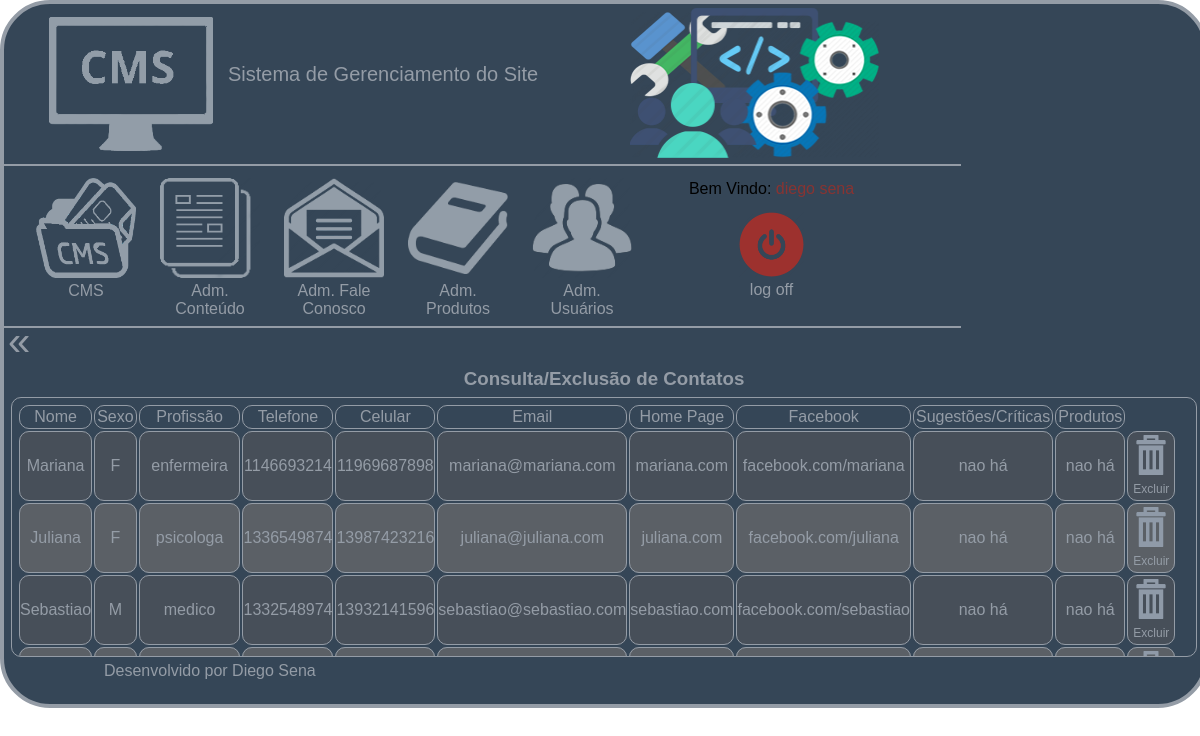
Screenshot of /admContato.php (signed in) with the database file from the repository.
### tables this page shows
CREATE TABLE `contato` (
  `cod_contato` int(11) NOT NULL AUTO_INCREMENT,
  `nome` varchar(60) NOT NULL,
  `sexo` varchar(2) NOT NULL,
  `profissao` varchar(60) NOT NULL,
  `telefone` varchar(12) NOT NULL,
  `celular` varchar(13) NOT NULL,
  `email` varchar(60) NOT NULL,
  `home` varchar(60) DEFAULT NULL,
  `face` varchar(60) DEFAULT NULL,
  `sugestoes` text,
  `informacoes` text,
  PRIMARY KEY (`cod_contato`)
);

### admContato.php (the view, shortened to what this page needs)
<?php include("conexao.php")?>
<!doctype html>
<html lang="pt-br">
	<head>
		<link rel="stylesheet" type="text/css" href="css/cssCms.css"/>
    </head>
	<body>
    	<div class="principalAdmContato">
			<?php include ("header.php")?>
			<div class="conteudo-cms-adm-contato">
				<div class="voltar">
					<a href="cms.php"> &laquo; </a>
				</div>
				<div class="clear"> </div>
				<h3> Consulta/Exclusão de Contatos </h3>
				<div class="conteudo-adm-contato">
					<table class="tbl-visualizacao-contato">
						<tr class="tr-visualizacao">
							<td>Nome</td>
							<td>Sexo</td>
							<td>Profissão</td>
							<td>Telefone</td>
							<td>Celular</td>
							<td>Email</td>
							<td>Home Page</td>
							<td>Facebook</td>
							<td>Sugestões/Críticas</td>
							<td>Produtos</td>
						</tr>
						<?php
							$sql="select * from contato order by cod_contato desc";
							$select = mysqli_query($conexao, $sql);
							$contador="";
							while($rs = mysqli_fetch_array($select))
							{
								if($contador %2==0) $cor="#474F59";
								else $cor="#5B6066";
						?>
								<tr class="tr-dois-" bgcolor="<?php echo ($cor) ?>">
									<td> <?php echo($rs["nome"]) ?> </td>
									<td> <?php echo($rs["sexo"]) ?> </td>
									<td> <?php echo($rs["profissao"]) ?> </td>
									<td> <?php echo($rs["telefone"]) ?> </td>
									<td> <?php echo($rs["celular"]) ?> </td>
									<td> <?php echo($rs["email"]) ?> </td>
									<td> <?php echo($rs["home"]) ?> </td>
									<td> <?php echo($rs["face"]) ?> </td>
									<td> <?php echo($rs["sugestoes"]) ?> </td>
									<td> <?php echo($rs["informacoes"]) ?> </td>
									<td>
										<div class="excluir">
											<a href="admContato.php?codigo=<?php echo($rs["cod_contato"]) ?>">
												<img src="imagens/delete.png" alt="">
												Excluir
											</a>
										</div>
									</td>
								</tr>
						<?php
								$contador++;
							}
						?>
					</table>
				</div>
			</div>
			<footer>
			</footer>
        </div>
	</body>
</html>

### css/cssCms.css (style rules this page uses)
* { padding: 0; margin: 0; font-family: Arial, Helvetica, sans-serif; color: #000; }
a { color: #949CA6; font-size: 12pt; text-decoration: none; }
h2,h3 { text-align: center; color: #949CA6; }
body { background-position: center; background-attachment: fixed; background-repeat: no-repeat; }
.voltar { width: 30px; height: 30px; float: left; text-align: center; line-height: 27px; }
.voltar a { font-size: 30pt; }
.clear { clear: both; height: 10px; width: 10px; }
.tr-visualizacao td, .tr-dois td { color: #949CA6; text-align: center; border: solid 1px; border-radius: 10px; padding: 2px; }
.principalAdmContato { width: 1200px; height: 700px; background-color: #354657; margin: auto auto 0; border-radius: 50px; border: solid 4px #949CA6; }
.conteudo-cms-adm-contato { width: 1200px; height: 334px; float: left; }
.conteudo-adm-contato { width: 1184px; height: 258px; overflow: auto; border: 1px solid #949CA6; border-radius: 10px; float: left; margin: 7px; }
.tbl-visualizacao-contato { width: 98%; height: 29px; text-align: center; margin: 5px; }
.tr-dois- td { color: #949CA6; text-align: center; border: solid 1px; border-radius: 10px; }
.width- a, div.editar a, div.excluir a { margin: 0; padding: 0; font-size: 9pt; }
div.editar, div.excluir { width: 40px; padding: 3px; text-align: center; }
img { width: 100%; height: 100%; }
footer { float: left; text-align: center; margin-left: 100px; clear: both; color: #949CA6; }

### rows the page displays
contato: nome "Mariana", sexo "F", profissao "enfermeira", telefone "1146693214", celular "11969687898", email "mariana@mariana.com", home "mariana.com", face "facebook.com/mariana", sugestoes "nao há", informacoes "nao há"
contato: nome "Juliana", sexo "F", profissao "psicologa", telefone "1336549874", celular "13987423216", email "juliana@juliana.com", home "juliana.com", face "facebook.com/juliana", sugestoes "nao há", informacoes "nao há"
contato: nome "Sebastiao", sexo "M", profissao "medico", telefone "1332548974", celular "13932141596", email "sebastiao@sebastiao.com", home "sebastiao.com", face "facebook.com/sebastiao", sugestoes "nao há", informacoes "nao há"
